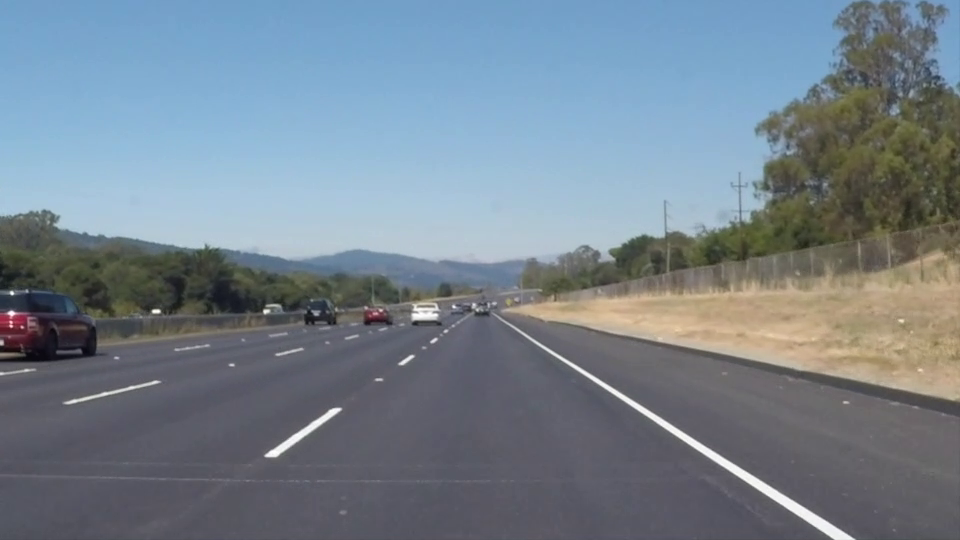
#> input picture frame 22 of detectCars1.mp4, 960 x 540 px, given in place of solidYellowLeft.mp4, which was not available
$ python lane_test.py   (Python 2 division)
#> lines starting #> are read from the running program, lines starting #| are printed output that depends on the picture; pictures that were not available may be replaced by others from this repository, and a replacement may not be noted
#> in Main, frame is the input picture: shape (540, 960, 3); mean B, G, R 141.9, 130.7, 117.7
# Importing some useful libarries
import numpy as np
import cv2
import math

# Lane co-ordinates
lane1X1, lane1Y1, lane1X2, lane1Y2 = 0,0,0,0
lane2X1, lane2Y1, lane2X2, lane2Y2 = 0,0,0,0

def LaneDetect(image):
    global lane1X1, lane1Y1, lane1X2, lane1Y2
    global lane2X1, lane2Y1, lane2X2, lane2Y2

    # TODO: put image pipeline here,
    # Return the final output (image with lines are drawn on lanes)

    # Get image height and width
    h, w = image.shape[0], image.shape[1]
#> h = 540; w = 960
    # Find ROI part
    offsetX = h/2 + 50
#> offsetX = 320
    ROI = image[offsetX:,:]
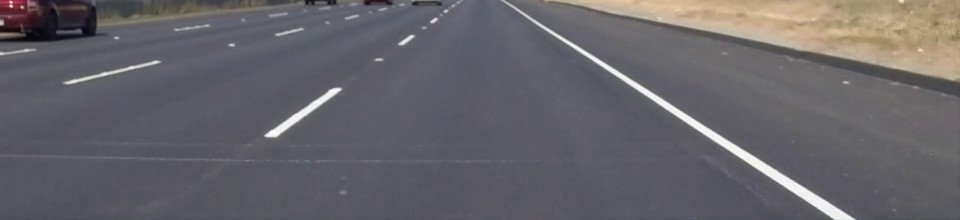
#> ROI: shape (220, 960, 3); mean B, G, R 106.1, 100.3, 102.7
    # converting to gray scale
    gray = cv2.cvtColor(ROI, cv2.COLOR_BGR2GRAY)
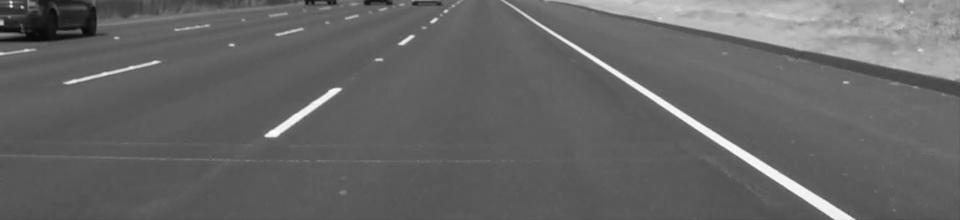
#> gray: shape (220, 960); min 6, max 255, mean 101.6
    #print plt.imshow(gray, cmap = 'gray')

    # remove noise
    img = cv2.GaussianBlur(gray,(5,5),0)
    #print plt.imshow(img, cmap = 'gray')

    edges = cv2.Canny(img,150,150) #apertureSize = 3)
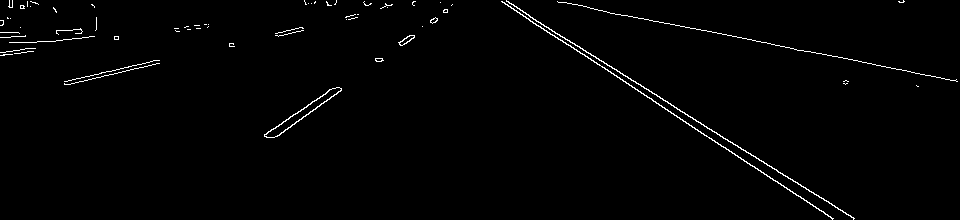
#> edges: shape (220, 960); 1.3% white in thin lines or dots
    #print plt.imshow(edges, cmap = 'gray')
    # Display the resulting frame
    #cv2.imshow('edges_frame',edges)

    '''
    minLineLength = 100
    maxLineGap = 10
    lines = cv2.HoughLinesP(edges,3,np.pi/180,100,minLineLength,maxLineGap)
    #print (lines)
    if(len(lines)):
        for i in xrange(len(lines)):
            for x1,y1,x2,y2 in lines[i]:
                cv2.line(img,(x1,y1),(x2,y2),(255,0,0),7)
    '''

    prevTheta = 0.0
    lineColor = (0,0,255)
    lineThickness = 5
    count = 0
    lines = cv2.HoughLines(edges,1,np.pi/180,100)
#> lines = [[-267, 2.13], [-271, 2.15], [-104, 1.76], [-254, 2.11], [-283, 2.16], [97, 1.34], [94, 1.34], [-257, 2.11], [-278, 2.15]]
#> (the run stopped early here; a loop or call above may not have finished)

$ run again, starting later in the video
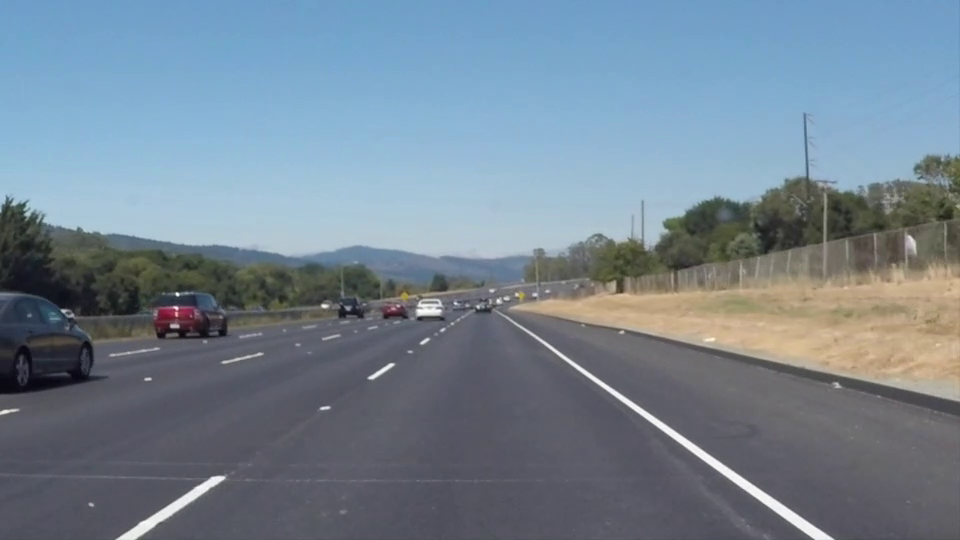
#> input picture frame 99 of detectCars1.mp4, 960 x 540 px, given in place of solidYellowLeft.mp4, which was not available
#> in Main, frame is the input picture: shape (540, 960, 3); mean B, G, R 146, 132.3, 116.7
#> in LaneDetect, `gray = cv2.cvtColor(ROI, cv2.COLOR_BGR2GRAY)`:
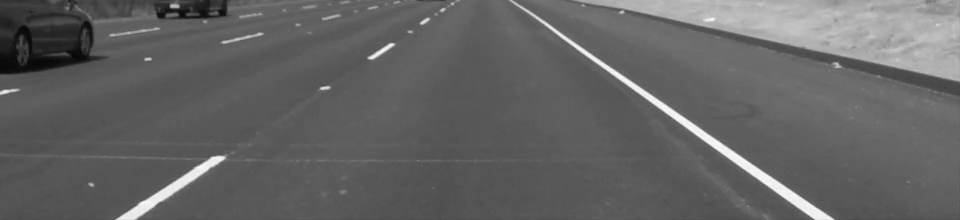
#> gray: shape (220, 960); min 8, max 253, mean 99.8
#> in LaneDetect, `edges = cv2.Canny(img,150,150)`:
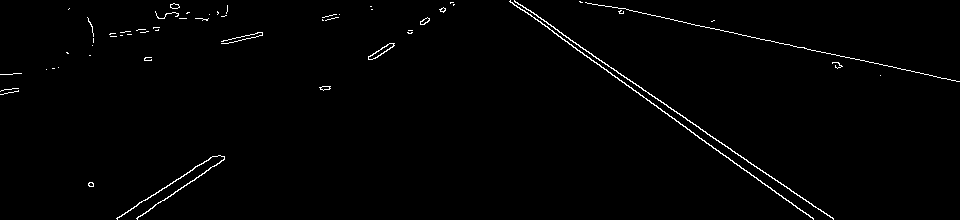
#> edges: shape (220, 960); 1.1% white in thin lines or dots
#> lines = [[-300, 2.2], [-285, 2.16], [-120, 1.78], [-295, 2.18], [257, 0.977], [-288, 2.18], [-311, 2.22], [-290, 2.18], [-276, 2.15], [-272, 2.15]]

$ run again, starting later in the video
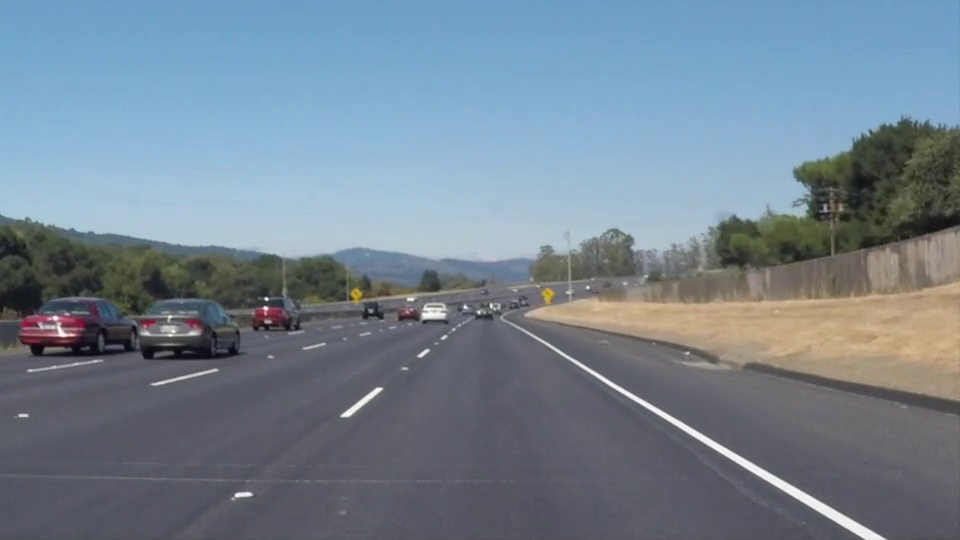
#> input picture frame 176 of detectCars1.mp4, 960 x 540 px, given in place of solidYellowLeft.mp4, which was not available
#> in Main, frame is the input picture: shape (540, 960, 3); mean B, G, R 145.2, 131.6, 116.5
#> in LaneDetect, `gray = cv2.cvtColor(ROI, cv2.COLOR_BGR2GRAY)`:
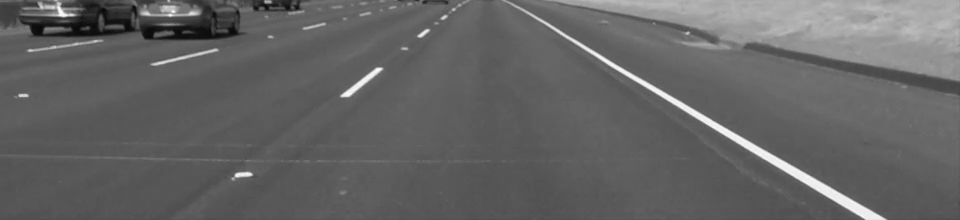
#> gray: shape (220, 960); min 7, max 254, mean 100.2
#> in LaneDetect, `edges = cv2.Canny(img,150,150)`:
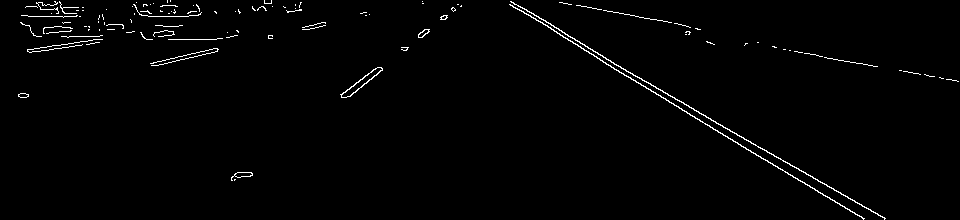
#> edges: shape (220, 960); 1.4% white in thin lines or dots
#> lines = [[-253, 2.09], [-258, 2.11], [-268, 2.13], [-263, 2.11], [-271, 2.13], [-239, 2.08], [-280, 2.15], [16, 1.57], [-87, 1.75]]
